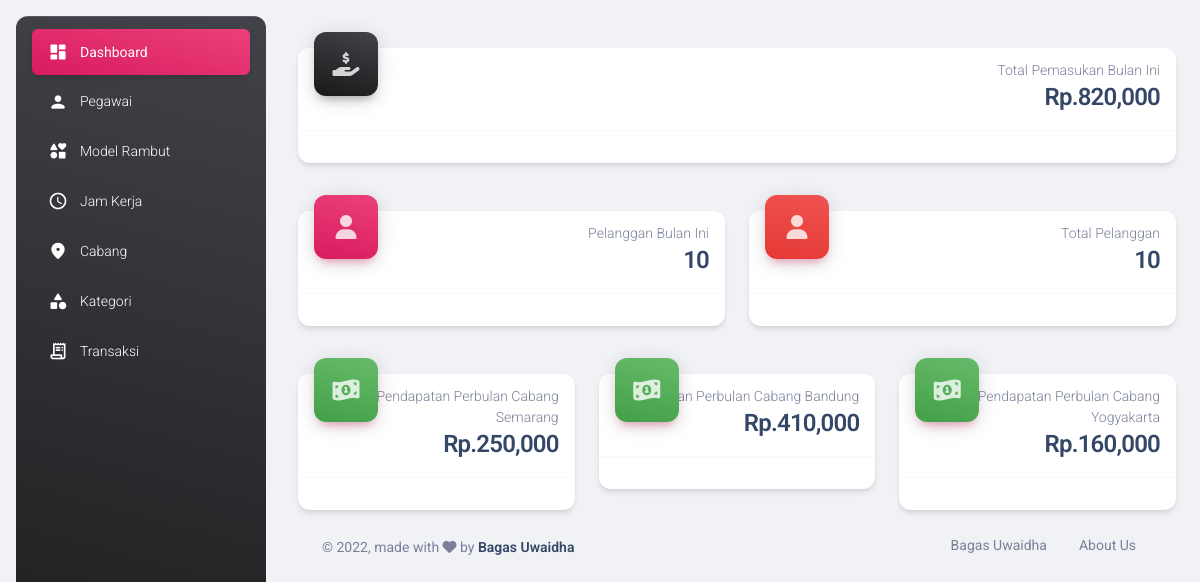
Screenshot of /admin/dashboard.php with the database file from the repository.
### tables this page shows
CREATE TABLE `tbl_cabang` (
  `id_cabang` int(11) NOT NULL,
  `nama_cabang` varchar(20) NOT NULL,
  `no_hp` int(11) NOT NULL,
  `alamat` text NOT NULL
);

### admin/dashboard.php (the view, shortened to what this page needs)
<?php
require "../config.php";
$transaksi = ("SELECT * FROM transaksi");
$monthNow = date("Y/m");
if ($result = mysqli_query($conn, $transaksi)) {
  $totaltransaksi = mysqli_num_rows($result);
}
$pendBulan = mysqli_query(
  $conn,
  "SELECT DATE_FORMAT(transaksi.tanggal_transaksi,'%Y/%m') AS tahun_bulan, SUM(tbl_kategori.harga) AS jumlah_bulanan FROM transaksi INNER JOIN tbl_kategori ON transaksi.id_kategori = tbl_kategori.id_kategori GROUP BY DATE_FORMAT(tanggal_transaksi,'%Y/%m')"
);
$total_bulanan = 0;
while ($row = mysqli_fetch_assoc($pendBulan)) {
  if ($row['tahun_bulan'] == $monthNow) $total_bulanan += $row['jumlah_bulanan'];
}
$pelangganBulan = mysqli_query(
  $conn,
  "SELECT DATE_FORMAT(tanggal_transaksi,'%Y/%m') AS tahun_bulan, count(id_transaksi) AS jml FROM transaksi GROUP BY DATE_FORMAT(tanggal_transaksi,'%Y/%m')"
);
$total_pelanggan = 0;
while ($row = mysqli_fetch_assoc($pelangganBulan)) {
  if ($row['tahun_bulan'] == $monthNow) $total_pelanggan += $row['jml'];
}
$tbl_cabang = mysqli_query($conn, "SELECT * FROM tbl_cabang");
?>
<!DOCTYPE html>
<html lang="en">
<head>
  <link href="./assets/css/nucleo-icons.css" rel="stylesheet" />
  <link href="./assets/css/nucleo-svg.css" rel="stylesheet" />
  <link id="pagestyle" href="./assets/css/material-dashboard.css?v=3.0.0" rel="stylesheet" />
</head>
<body class="g-sidenav-show  bg-gray-200">
  <aside class="sidenav navbar navbar-vertical navbar-expand-xs border-0 border-radius-xl my-3 fixed-start ms-3   bg-gradient-dark" id="sidenav-main">
    <hr class="horizontal light mt-0 mb-2">
    <div class="collapse navbar-collapse  w-auto  max-height-vh-100" id="sidenav-collapse-main">
      <ul class="navbar-nav">
        <li class="nav-item">
          <a class="nav-link text-white active bg-gradient-primary" href="dashboard.php">
            <div class="text-white text-center me-2 d-flex align-items-center justify-content-center">
              <i class="material-icons opacity-10">dashboard</i>
            </div>
            <span class="nav-link-text ms-1">Dashboard</span>
          </a>
        </li>
        <li class="nav-item">
          <a class="nav-link text-white" href="pegawai.php">
            <div class="text-white text-center me-2 d-flex align-items-center justify-content-center">
              <i class="material-icons opacity-10">person</i>
            </div>
            <span class="nav-link-text ms-1">Pegawai</span>
          </a>
        </li>
        <li class="nav-item">
          <a class="nav-link text-white" href="model_rambut.php">
            <div class="text-white text-center me-2 d-flex align-items-center justify-content-center">
              <i class="material-icons opacity-10">interests</i>
            </div>
            <span class="nav-link-text ms-1">Model Rambut</span>
          </a>
        </li>
        <li class="nav-item">
          <a class="nav-link text-white" href="jamkerja.php">
            <div class="text-white text-center me-2 d-flex align-items-center justify-content-center">
              <i class="material-icons opacity-10"><span class="material-icons-outlined">schedule</span></i>
            </div>
            <span class="nav-link-text ms-1">Jam Kerja</span>
          </a>
        </li>
        <li class="nav-item">
          <a class="nav-link text-white " href="cabang.php">
            <div class="text-white text-center me-2 d-flex align-items-center justify-content-center">
              <i class="material-icons opacity-10"><span class="material-icons-outlined">place</span></i>
            </div>
            <span class="nav-link-text ms-1">Cabang</span>
          </a>
        </li>
        <li class="nav-item">
          <a class="nav-link text-white" href="kategori.php">
            <div class="text-white text-center me-2 d-flex align-items-center justify-content-center">
              <i class="material-icons opacity-10"><span class="material-icons-outlined">category</span></i>
            </div>
            <span class="nav-link-text ms-1">Kategori</span>
          </a>
        </li>
        <li class="nav-item">
          <a class="nav-link text-white" href="index.php">
            <div class="text-white text-center me-2 d-flex align-items-center justify-content-center">
              <i class="material-icons opacity-10"><span class="material-icons-outlined">receipt_long</span></i>
            </div>
            <span class="nav-link-text ms-1">Transaksi</span>
          </a>
        </li>
      </ul>
    </div>
  </aside>
  <main class="main-content position-relative max-height-vh-100 h-100 border-radius-lg my-4">
    <div class="container-fluid py-4">
      <div class="row">
        <div class="col-xl-12 col-sm-12 mb-xl-0 mb-4">
          <div class="card">
            <div class="card-header p-3 pt-2">
              <div class="icon icon-lg icon-shape bg-gradient-dark shadow-dark text-center border-radius-xl mt-n4 position-absolute">
                <i class="fas fa-hand-holding-usd"></i>
              </div>
              <div class="text-end pt-1">
                <p class="text-sm mb-0 text-capitalize">Total Pemasukan Bulan Ini</p>
                <h4 class="mb-0"><?= "Rp." . number_format($total_bulanan) ?></h4>
              </div>
            </div>
            <hr class="dark horizontal my-0">
            <div class="card-footer p-3">
            </div>
          </div>
        </div>
        <div class="col-xl-6 col-sm-6 my-5 mb-xl-0 mb-4">
          <div class="card">
            <div class="card-header p-3 pt-2">
              <div class="icon icon-lg icon-shape bg-gradient-primary shadow-primary text-center border-radius-xl mt-n4 position-absolute">
                <i class="fas fa-user"></i>
              </div>
              <div class="text-end pt-1">
                <p class="text-sm mb-0 text-capitalize">Pelanggan Bulan Ini</p>
                <h4 class="mb-0"><?= $total_pelanggan ?></h4>
              </div>
            </div>
            <hr class="dark horizontal my-0">
            <div class="card-footer p-3">
            </div>
          </div>
        </div>
        <div class="col-xl-6 col-sm-6 my-5 mb-xl-0 mb-4">
          <div class="card">
            <div class="card-header p-3 pt-2">
              <div class="icon icon-lg icon-shape bg-gradient-danger shadow-primary text-center border-radius-xl mt-n4 position-absolute">
                <i class="fas fa-user"></i>
              </div>
              <div class="text-end pt-1">
                <p class="text-sm mb-0 text-capitalize">Total Pelanggan</p>
                <h4 class="mb-0"><?= $totaltransaksi ?></h4>
              </div>
            </div>
            <hr class="dark horizontal my-0">
            <div class="card-footer p-3">
            </div>
          </div>
        </div>
        <?php
        while ($cabang = mysqli_fetch_assoc($tbl_cabang)) {
          $anu =
            mysqli_query(
              $conn,
            "SELECT DATE_FORMAT(transaksi.tanggal_transaksi,'%Y/%m') AS tahun_bulan, SUM(tbl_kategori.harga) AS jumlah_bulanan, tbl_cabang.nama_cabang AS Kota FROM transaksi INNER JOIN tbl_kategori ON transaksi.id_kategori = tbl_kategori.id_kategori INNER JOIN tbl_cabang ON transaksi.id_cabang = tbl_cabang.id_cabang GROUP BY Kota"
            );
          $total = 0;
          while ($row = mysqli_fetch_assoc($anu)) {
            if ($row['tahun_bulan'] == $monthNow AND $row['Kota'] == $cabang['nama_cabang']) $total += $row['jumlah_bulanan'];
          } ?>
          <div class="col-xl-4 col-sm-6 my-5 mb-xl-0 mb-4">
            <div class="card">
              <div class="card-header p-3 pt-2">
                <div class="icon icon-lg icon-shape bg-gradient-success shadow-primary text-center border-radius-xl mt-n4 position-absolute">
                  <i class="fas fa-money-bill-wave-alt"></i>
                </div>
                <div class="text-end pt-1">
                  <p class="text-sm mb-0 text-capitalize">Pendapatan Perbulan Cabang <?= $cabang["nama_cabang"] ?></p>
                  <h4 class="mb-0"><?= "Rp." . number_format($total) ?></h4>
                </div>
              </div>
              <hr class="dark horizontal my-0">
              <div class="card-footer p-3">
              </div>
            </div>
          </div>
        <?php } ?>
      </div>
      <footer class="footer py-4  ">
        <div class="container-fluid">
          <div class="row align-items-center justify-content-lg-between">
            <div class="col-lg-6 mb-lg-0 mb-4">
              <div class="copyright text-center text-sm text-muted text-lg-start">
                © ,
                made with <i class="fa fa-heart"></i> by
                <a href="https://github.com/indogegewepe" class="font-weight-bold" target="_blank">Bagas Uwaidha</a>
              </div>
            </div>
            <div class="col-lg-6">
              <ul class="nav nav-footer justify-content-center justify-content-lg-end">
                <li class="nav-item">
                  <a href="https://github.com/indogegewepe" class="nav-link text-muted" target="_blank">Bagas Uwaidha</a>
                </li>
                <li class="nav-item">
                  <a href="http://localhost/Responsi%20BasDat/Responsi/" class="nav-link text-muted" target="_blank">About Us</a>
                </li>
              </ul>
            </div>
          </div>
        </div>
      </footer>
    </div>
  </main>
</body>
</html>

### admin/assets/css/nucleo-svg.css (style rules this page uses)
.icon { display: inline-block; color: #111111; height: 1em; width: 1em; }
.icon-lg { height: 1.6em; width: 1.6em; }
.icon { fill: currentColor; stroke: none; }

### rows the page displays
tbl_cabang: nama_cabang "Semarang", total "250,000"
tbl_cabang: nama_cabang "Bandung", total "410,000"
tbl_cabang: nama_cabang "Yogyakarta", total "160,000"

### other values shown
$total_bulanan "820,000"
$total_pelanggan "10"
$totaltransaksi "10"
